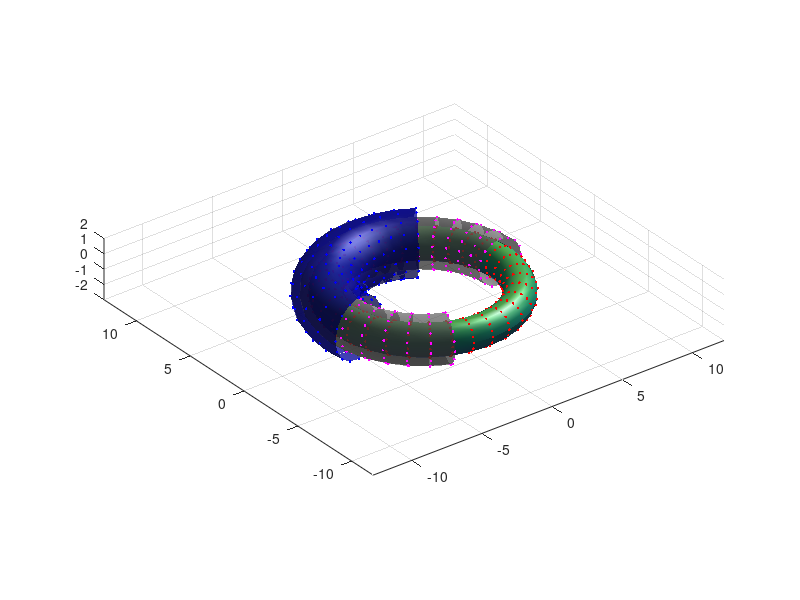
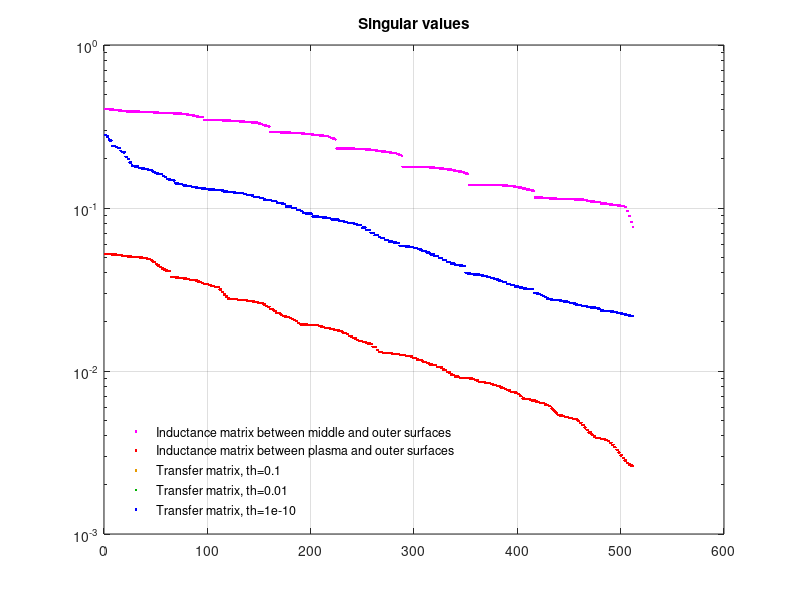
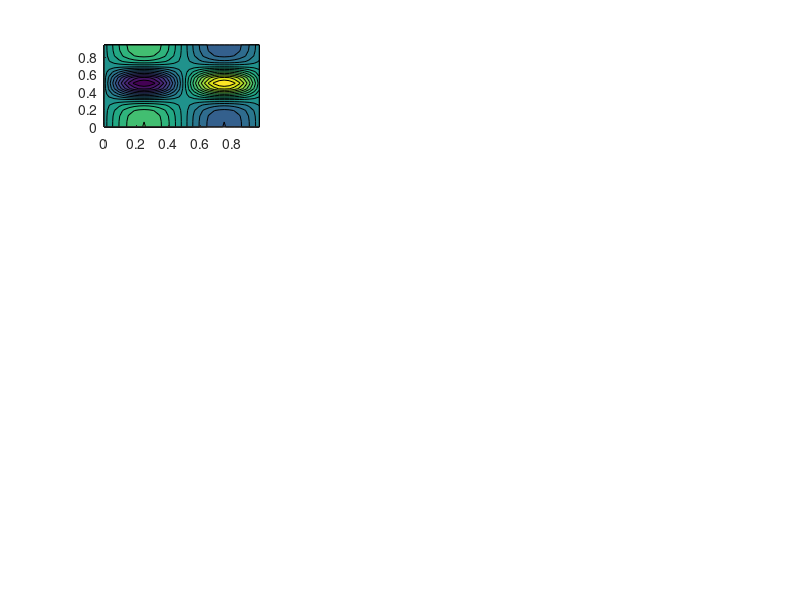

MATLAB code for these plots, in order: (Note: this script raises an error after producing the figures.)
function bdistrib()

% This matlab script performs the same steps to the fortran program. The
% fortran and matlab versions are completely independent of each other. For
% identical inputs, they should give identical outputs to within roundoff
% error.

clear

% Resolution parameters:
% **********************************

nu_plasma = 16;
nv_plasma = 32;

nu_middle = 16;
nv_middle = 32;

nu_outer = 16;
nv_outer = 32;


% Options for the shape of the plasma surface:
% **********************************
surface_option_plasma = 0;
woutFilename = 'C:\Users\landreman\Box Sync\MATLAB\20150601-01 Sfincs version 3\equilibria\wout_w7x_standardConfig.nc';
R0_plasma = 5.5;
a_plasma = 1.0;

% Options for the shape of the middle surface:
% **********************************
surface_option_middle = 0;
R0_middle = 5.5;
a_middle = 1.5;
separation_middle = 0.35;

% Options for the shape of the middle surface:
% **********************************
surface_option_outer = 0;
R0_outer = 5.5;
a_outer = 2.0;
separation_outer = 0.7;

% Options for the SVDs and pseudo-inverse:
% **********************************
pseudoinverse_thresholds = [1e-1, 1e-2, 1e-10];

n_singular_vectors_to_save = 12;

% Plotting options:
% **********************************

plot3DFigure = true;
%plot3DFigure = false;

plotGrids = true;
%plotGrids = false;

%plotVectors = true;
plotVectors = false;

%stopAfterInitialPlots = true;
stopAfterInitialPlots = false;

figureOffset = 0;

% Options related to checking fortran version
% *******************************************

compareToFortran = true;
%compareToFortran = false;

fortranNcFilename = 'C:\Users\landreman\Box Sync\MATLAB\bdistrib_out.w7x.nc';

fortranComparisonThreshhold = 1e-10;

% *************************************************************************
% *************************************************************************
% End of input parameters.
% *************************************************************************
% *************************************************************************

    function compareVariableToFortran(variableName, varargin)
        % Specify 'abs' as an argument to compare the absolute values.
        % This is useful for the singular vectors, which are only defined
        % up to a sign.
        if ~ compareToFortran
            return
        end
        try
            fortranVariable = double(ncread(fortranNcFilename,variableName));
        catch
            fprintf(['*** Variable ',variableName,' does not exist in the fortran output file.\n'])
            return
        end
        matlabVariable = eval(variableName);
        assignin('base',[variableName,'_m'],matlabVariable)
        assignin('base',[variableName,'_f'],fortranVariable)
        if isrow(matlabVariable)
            matlabVariable = matlabVariable(:);
        end
        if isrow(fortranVariable)
            fortranVariable = fortranVariable(:);
        end
        try
            % Next lines will cause an exception if sizes are different:
            if nargin>1 && strcmp(varargin{1},'abs')
                differences = abs(abs(matlabVariable) - abs(fortranVariable)) > fortranComparisonThreshhold;
            else
                differences = abs(matlabVariable - fortranVariable) > fortranComparisonThreshhold;
            end
            if any(any(any(differences)))
                fprintf(['*** Variable ',variableName,' is the same size Matlab and fortran but differs in value.\n'])
            else
                fprintf(['    Variable ',variableName,' is the same in Matlab and fortran.\n'])
            end
        catch
            fprintf(['*** Variable ',variableName,' is a different size between Matlab and fortran.\n'])
        end
    end

compareVariableToFortran('nu_plasma')
compareVariableToFortran('nv_plasma')
compareVariableToFortran('nu_middle')
compareVariableToFortran('nv_middle')
compareVariableToFortran('nu_outer')
compareVariableToFortran('nv_outer')
compareVariableToFortran('surface_option_plasma')
compareVariableToFortran('surface_option_middle')
compareVariableToFortran('surface_option_outer')
compareVariableToFortran('pseudoinverse_thresholds')

% *********************************************
% Initialize the plasma surface:
% *********************************************

switch surface_option_plasma
    case {0,1}
        % Plain axisymmetric circular torus
        nfp = 1;
        mnmax = 2;
        xm = [0,1];
        xn = [0,0];
        rmnc = [R0_plasma; a_plasma];
        zmns = [0; a_plasma];
        whichSurface = 2;
        Rmajor_p = R0_plasma;
        
    case {2}
        % Load flux surface info from VMEC
        filename = woutFilename;
        ns = double(ncread(filename,'ns'));
        Rmajor_p = double(ncread(filename,'Rmajor_p'));
        nfp = double(ncread(filename,'nfp'));
        xm = double(ncread(filename,'xm'));
        xn = double(ncread(filename,'xn'));
        xm_nyq = double(ncread(filename,'xm_nyq'));
        xn_nyq = double(ncread(filename,'xn_nyq'));
        rmnc = double(ncread(filename,'rmnc'));
        zmns = double(ncread(filename,'zmns'));
        bmnc = double(ncread(filename,'bmnc'));
        mnmax = double(ncread(filename,'mnmax'));
        mnmax_nyq = double(ncread(filename,'mnmax_nyq'));
        
        whichSurface = ns; % Choose the outermost surface
        % Discard the other surfaces:
        rmnc = rmnc(:,whichSurface);
        zmns = zmns(:,whichSurface);
        
    otherwise
        error('Invalid setting for surface_option_plasma')
end

nvl_plasma = nv_plasma * nfp;
nvl_middle = nv_middle * nfp;
nvl_outer = nv_outer * nfp;

u_plasma = linspace(0,1,nu_plasma+1);
u_plasma(end) = [];
v_plasma = linspace(0,1,nv_plasma+1);
v_plasma(end) = [];
vl_plasma = linspace(0,nfp,nvl_plasma+1);
vl_plasma(end) = [];
[vl_plasma_2D, u_plasma_2D] = meshgrid(vl_plasma, u_plasma);

x = zeros(nu_plasma,nvl_plasma);
y = zeros(nu_plasma,nvl_plasma);
z = zeros(nu_plasma,nvl_plasma);

dxdu = zeros(nu_plasma,nvl_plasma);
dydu = zeros(nu_plasma,nvl_plasma);
dzdu = zeros(nu_plasma,nvl_plasma);

dxdv = zeros(nu_plasma,nvl_plasma);
dydv = zeros(nu_plasma,nvl_plasma);
dzdv = zeros(nu_plasma,nvl_plasma);

for i=1:mnmax
    angle = xm(i)*2*pi*u_plasma_2D-xn(i)*2*pi/nfp*vl_plasma_2D;
    angle2 = 2*pi*vl_plasma_2D/nfp;
    
    x = x + rmnc(i)*cos(angle).*cos(angle2);
    y = y + rmnc(i)*cos(angle).*sin(angle2);
    z = z + zmns(i)*sin(angle);
    
    dxdu = dxdu - 2*pi*xm(i)*rmnc(i)*sin(angle).*cos(angle2);
    dydu = dydu - 2*pi*xm(i)*rmnc(i)*sin(angle).*sin(angle2);
    dzdu = dzdu + 2*pi*xm(i)*zmns(i)*cos(angle);
    
    dxdv = dxdv + 2*pi/nfp*xn(i)*rmnc(i)*sin(angle).*cos(angle2) ...
        - 2*pi/nfp*rmnc(i)*cos(angle).*sin(angle2);
    dydv = dydv + 2*pi/nfp*xn(i)*rmnc(i)*sin(angle).*sin(angle2) ...
        + 2*pi/nfp*rmnc(i)*cos(angle).*cos(angle2);
    dzdv = dzdv - 2*pi/nfp*xn(i)*zmns(i)*cos(angle);
end

Nx = dydv .* dzdu - dzdv .* dydu;
Ny = dzdv .* dxdu - dxdv .* dzdu;
Nz = dxdv .* dydu - dydv .* dxdu;

r_plasma = zeros(nu_plasma, nvl_plasma, 3);
drdu_plasma = zeros(nu_plasma, nvl_plasma, 3);
drdv_plasma = zeros(nu_plasma, nvl_plasma, 3);
normal_plasma = zeros(nu_plasma, nvl_plasma, 3);

r_plasma(:,:,1) = x;
r_plasma(:,:,2) = y;
r_plasma(:,:,3) = z;
drdu_plasma(:,:,1) = dxdu;
drdu_plasma(:,:,2) = dydu;
drdu_plasma(:,:,3) = dzdu;
drdv_plasma(:,:,1) = dxdv;
drdv_plasma(:,:,2) = dydv;
drdv_plasma(:,:,3) = dzdv;
normal_plasma(:,:,1) = Nx;
normal_plasma(:,:,2) = Ny;
normal_plasma(:,:,3) = Nz;

compareVariableToFortran('nfp')
compareVariableToFortran('u_plasma')
compareVariableToFortran('v_plasma')
compareVariableToFortran('vl_plasma')

compareVariableToFortran('r_plasma')
compareVariableToFortran('drdu_plasma')
compareVariableToFortran('drdv_plasma')
compareVariableToFortran('normal_plasma')


% *********************************************
% Initialize the middle and outer surfaces:
% *********************************************

    function [u, v, vl, u_2D, vl_2D, r, drdu, drdv, normal] = initSurface(nu, nv, surface_option, R0, a, separation);
        nvl = nv*nfp;
        u = linspace(0,1,nu+1);
        u(end) = [];
        v = linspace(0,1,nv+1);
        v(end) = [];
        vl = linspace(0,nfp,nvl+1);
        vl(end) = [];
        [vl_2D, u_2D] = meshgrid(vl, u);

        switch(surface_option)
            case {0,1}
                if surface_option == 0
                    R0_to_use = Rmajor_p;
                else
                    R0_to_use = R0;
                end
                
                x = (R0_to_use + a * cos(2*pi*u_2D)) .* cos(2*pi*vl_2D/nfp);
                y = (R0_to_use + a * cos(2*pi*u_2D)) .* sin(2*pi*vl_2D/nfp);
                z = a * sin(2*pi*u_2D);
                
                dxdu = -a * 2 * pi * sin(2*pi*u_2D) .* cos(2*pi*vl_2D/nfp);
                dydu = -a * 2 * pi * sin(2*pi*u_2D) .* sin(2*pi*vl_2D/nfp);
                dzdu = a * 2 * pi * cos(2*pi*u_2D);
                
                dxdv = -2*pi/nfp*(R0_to_use + a * cos(2*pi*u_2D)) .* sin(2*pi*vl_2D/nfp);
                dydv =  2*pi/nfp*(R0_to_use + a * cos(2*pi*u_2D)) .* cos(2*pi*vl_2D/nfp);
                dzdv = zeros(size(u_2D));
                
            case 2
                error('surface_option = 2 is not yet implemented for middle and outer surfaces.')
                
            otherwise
                error('Invalid surface_option')
        end
        
        Nx = dydv .* dzdu - dzdv .* dydu;
        Ny = dzdv .* dxdu - dxdv .* dzdu;
        Nz = dxdv .* dydu - dydv .* dxdu;
        
        r = zeros(nu, nvl, 3);
        drdu = zeros(nu, nvl, 3);
        drdv = zeros(nu, nvl, 3);
        normal = zeros(nu, nvl, 3);
        
        r(:,:,1) = x;
        r(:,:,2) = y;
        r(:,:,3) = z;
        drdu(:,:,1) = dxdu;
        drdu(:,:,2) = dydu;
        drdu(:,:,3) = dzdu;
        drdv(:,:,1) = dxdv;
        drdv(:,:,2) = dydv;
        drdv(:,:,3) = dzdv;
        normal(:,:,1) = Nx;
        normal(:,:,2) = Ny;
        normal(:,:,3) = Nz;

    end

tic
fprintf('Initializing middle surface.\n')
[u_middle, v_middle, vl_middle, u_middle_2D, vl_middle_2D, r_middle, drdu_middle, drdv_middle, normal_middle] ...
    = initSurface(nu_middle, nv_middle, surface_option_middle, R0_middle, a_middle, separation_middle);
fprintf('Done. Took %g seconds.\n',toc)

tic
fprintf('Initializing outer surface.\n')
[u_outer, v_outer, vl_outer, u_outer_2D, vl_outer_2D, r_outer, drdu_outer, drdv_outer, normal_outer] ...
    = initSurface(nu_outer, nv_outer, surface_option_outer, R0_outer, a_outer, separation_outer);
fprintf('Done. Took %g seconds.\n',toc)

compareVariableToFortran('u_middle')
compareVariableToFortran('v_middle')
compareVariableToFortran('vl_middle')
compareVariableToFortran('r_middle')
compareVariableToFortran('drdu_middle')
compareVariableToFortran('drdv_middle')
compareVariableToFortran('normal_middle')

compareVariableToFortran('u_outer')
compareVariableToFortran('v_outer')
compareVariableToFortran('vl_outer')
compareVariableToFortran('r_outer')
compareVariableToFortran('drdu_outer')
compareVariableToFortran('drdv_outer')
compareVariableToFortran('normal_outer')

% *********************************************
% Make 3D figure of surfaces
% *********************************************

%r_plasma = ncread(fortranNcFilename,'r_plasma');

if plot3DFigure
    % Close surfaces for plotting:
    r_plasma_toplot = r_plasma;
    r_plasma_toplot(:,end+1,:) = r_plasma_toplot(:,1,:);
    r_plasma_toplot(end+1,:,:) = r_plasma_toplot(1,:,:);
    
    % For middle and outer surfaces, close in u, but don't bother closing
    % in v:
    r_middle_toplot = r_middle;
    r_middle_toplot(end+1,:,:) = r_middle_toplot(1,:,:);
    r_outer_toplot = r_outer;
    r_outer_toplot(end+1,:,:) = r_outer_toplot(1,:,:);
    
    mask = vl_middle < 0.7*nfp;
    r_middle_toplot = r_middle_toplot(:,mask,:);
    
    mask = (vl_outer > 0.15*nfp) & (vl_outer < 0.55*nfp);
    r_outer_toplot = r_outer_toplot(:,mask,:);

    figure(1 + figureOffset)
    clf
    surf(r_plasma_toplot(:,:,1),r_plasma_toplot(:,:,2),r_plasma_toplot(:,:,3),'EdgeColor','none')
    hold on
    if plotGrids
        plot3(r_plasma_toplot(:,:,1),r_plasma_toplot(:,:,2),r_plasma_toplot(:,:,3),'.r')
    end
    daspect([1,1,1])
    shading interp
    axis vis3d
    hold on
    
    faceColor = [0.5,0.5,0.5];
    surf(r_middle_toplot(:,:,1),r_middle_toplot(:,:,2),r_middle_toplot(:,:,3),'FaceColor',faceColor,'EdgeColor','none','FaceAlpha',0.75)
    
    faceColor = [0.0,0.0,0.7];
    surf(r_outer_toplot(:,:,1),r_outer_toplot(:,:,2),r_outer_toplot(:,:,3),'FaceColor',faceColor,'EdgeColor','none','FaceAlpha',0.75)
    
    if plotGrids
        plot3(r_middle_toplot(:,:,1),r_middle_toplot(:,:,2),r_middle_toplot(:,:,3),'.m')
        plot3(r_outer_toplot(:,:,1),r_outer_toplot(:,:,2),r_outer_toplot(:,:,3),'.b')
    end
    %surf(X_coil,Y_coil,Z_coil,'FaceColor',faceColor,'EdgeColor','none')
    %surf(X_coil,Y_coil,Z_coil,'FaceColor',faceColor,'EdgeColor','none','FaceAlpha',0.75)
    light
    lighting gouraud
    zoom(1.6)
    
end

if stopAfterInitialPlots
    return
end


% *********************************************
% Compute mutual inductance matrices
% *********************************************

mu0 = 4*pi*(1e-7);

    function inductanceMatrix = computeInductanceMatrix(r, normal)
        nu = size(r,1);
        nv = size(r,2)/nfp;
        if round(nv) ~= nv
            error('Something went wrong.')
        end
        vIndices = 1:nv;
        inductanceMatrix = zeros(nu*nv, nu_outer*nv_outer);
        for iuprime = 1:nu_outer
            for ivprime = 1:nv_outer
                indexprime = (ivprime-1)*nu_outer + iuprime;
                for lprime = 0:(nfp-1)
                    ivlprime = ivprime + lprime*nv_outer;
                    dx = r(:,vIndices,1) - r_outer(iuprime,ivlprime,1);
                    dy = r(:,vIndices,2) - r_outer(iuprime,ivlprime,2);
                    dz = r(:,vIndices,3) - r_outer(iuprime,ivlprime,3);
                    dr2 = dx.*dx + dy.*dy + dz.*dz;
                    denominator = dr2 .* sqrt(dr2);
                    temp = (normal(:,vIndices,1)*normal_outer(iuprime,ivlprime,1) ...
                        +   normal(:,vIndices,2)*normal_outer(iuprime,ivlprime,2) ...
                        +   normal(:,vIndices,3)*normal_outer(iuprime,ivlprime,3) ...
                        - (3./dr2) .* (dx .* normal(:,vIndices,1) + dy .* normal(:,vIndices,2) + dz .* normal(:,vIndices,3)) ...
                        .* (dx * normal_outer(iuprime,ivlprime,1) + dy * normal_outer(iuprime,ivlprime,2) + dz * normal_outer(iuprime,ivlprime,3))) ./ denominator;
                    %{
                    for iu = 1:nu
                        for iv = 1:nv
                            index = (iv-1)*nu + iu;
                            inductanceMatrix(index,indexprime) = inductanceMatrix(index,indexprime) + temp(iu,iv);
                        end
                    end
                        %}
                    inductanceMatrix(:,indexprime) = inductanceMatrix(:,indexprime) + ...
                        reshape(temp, [nu*nv,1]);
                end
            end
        end
        inductanceMatrix = mu0/(4*pi) * inductanceMatrix;
    end

tic
fprintf('Building mutual inductance matrix between the plasma and outer surfaces.\n')
inductance_plasma = computeInductanceMatrix(r_plasma, normal_plasma);
fprintf('Done. Took %g seconds.\n',toc)

tic
fprintf('Building mutual inductance matrix between the middle and outer surfaces.\n')
inductance_middle = computeInductanceMatrix(r_middle, normal_middle);
fprintf('Done. Took %g seconds.\n',toc)

compareVariableToFortran('inductance_plasma')
compareVariableToFortran('inductance_middle')

% *********************************************
% Compute SVD of the two inductance matrices
% *********************************************

tic
fprintf('Computing SVD of the mutual inductance matrix between the plasma and outer surfaces.\n')
[svd_u_inductance_plasma, svd_s_inductance_plasma, svd_v_inductance_plasma] = svd(inductance_plasma);
svd_s_inductance_plasma = diag(svd_s_inductance_plasma);
fprintf('Done. Took %g seconds.\n',toc)

tic
fprintf('Computing SVD of the mutual inductance matrix between the middle and outer surfaces.\n')
[svd_u_inductance_middle, svd_s_inductance_middle, svd_v_inductance_middle] = svd(inductance_middle);
svd_s_inductance_middle_size = size(svd_s_inductance_middle);
svd_s_inductance_middle = diag(svd_s_inductance_middle);
fprintf('Done. Took %g seconds.\n',toc)

figure(figureOffset + 2)
clf
semilogy(svd_s_inductance_middle,'.m','DisplayName','Inductance matrix between middle and outer surfaces')
hold on
semilogy(svd_s_inductance_plasma,'.r','DisplayName','Inductance matrix between plasma and outer surfaces')
set(gca,'xGrid','on','yGrid','on')
title('Singular values')

compareVariableToFortran('svd_s_inductance_plasma')
compareVariableToFortran('svd_s_inductance_middle')

% *********************************************
% Compute transfer matrix
% *********************************************

n_pseudoinverse_thresholds = numel(pseudoinverse_thresholds);
n_singular_values_retained = zeros(n_pseudoinverse_thresholds,1);
svd_s_transferMatrix = zeros(min([nu_plasma*nv_plasma,nu_middle*nv_middle]), n_pseudoinverse_thresholds);
svd_u_transferMatrix = zeros(nu_plasma*nv_plasma,n_singular_vectors_to_save, n_pseudoinverse_thresholds);
svd_v_transferMatrix = zeros(nu_middle*nv_middle,n_singular_vectors_to_save, n_pseudoinverse_thresholds);

compareVariableToFortran('n_pseudoinverse_thresholds')
compareVariableToFortran('pseudoinverse_thresholds')
compareVariableToFortran('n_singular_vectors_to_save')


colors = [0.9,0.6,0;
        0,0.7,0;
        0,0,1;
        0,0,0;];

Mpo_V = inductance_plasma * svd_v_inductance_middle;
for i = 1:n_pseudoinverse_thresholds    
    % Decide how many singular values to keep:
    threshold = pseudoinverse_thresholds(i);
    keepMask = (svd_s_inductance_middle/svd_s_inductance_middle(1)) >= threshold;
    n_singular_values_retained(i) = sum(keepMask);
    fprintf('Forming transfer matrix for pinv threshold %g: retaining %d singular values.\n',threshold, n_singular_values_retained(i))
    tic
    
    % Build the rectangular matrix of inverse singular values:
    inverseSingularValues = 1./svd_s_inductance_middle;
    inverseSingularValues(~keepMask) = 0;
    inverseSingularValues = inverseSingularValues(:);
    diagonalPart = spdiags(inverseSingularValues, 0, svd_s_inductance_middle_size(2), svd_s_inductance_middle_size(1));
    
    % Put the pieces together:
    transferMatrix = Mpo_V * diagonalPart * (svd_u_inductance_middle');
    fprintf('  Assembled transfer matrix. Took %g seconds.\n',toc)
    
    % Carry out SVD
    tic
    [svd_u_transferMatrix_pre, svd_s_transferMatrix_pre, svd_v_transferMatrix_pre] = svd(transferMatrix);
    svd_s_transferMatrix(:,i) = diag(svd_s_transferMatrix_pre);
    fprintf('  Done with SVD. Took %g seconds.\n',toc)
    svd_u_transferMatrix(:,:,i) = svd_u_transferMatrix_pre(:,1:n_singular_vectors_to_save);
    svd_v_transferMatrix(:,:,i) = svd_v_transferMatrix_pre(:,1:n_singular_vectors_to_save);
    
    colorindex = 1+mod(i-1,size(colors,1));
    plot(svd_s_transferMatrix(:,i),'.','DisplayName',['Transfer matrix, th=',num2str(threshold)],'Color',colors(colorindex,:))
end

legend show
set(legend,'Box','off','Location','southwest')

compareVariableToFortran('svd_s_transferMatrix')
compareVariableToFortran('svd_u_transferMatrix','abs')
compareVariableToFortran('svd_v_transferMatrix','abs')

% *********************************************
% Plot singular vectors
% *********************************************

numContours = 20;
nextFigure = 2;

for whichThreshold = 1:n_pseudoinverse_thresholds
    nextFigure = nextFigure+1;
    figure(nextFigure)
    clf
    numRows = ceil(sqrt(n_singular_vectors_to_save));
    numCols = ceil(n_singular_vectors_to_save / numRows);
    
    for whichPlot = 1:n_singular_vectors_to_save
        subplot(numRows,numCols,whichPlot)
        contourf(v_plasma, u_plasma, reshape(svd_u_transferMatrix(:,whichPlot,whichThreshold),[nu_plasma,nv_plasma]),numContours,'EdgeColor','none')
        colorbar
        xlabel('v')
        ylabel('u')
        title(['Singular vector u ',num2str(whichPlot)])
    end
    stringForTop = ['Efficiency-ordered B_n distributions on plasma surface (threshold=',num2str(pseudoinverse_thresholds(whichThreshold)),')'];
    annotation('textbox',[0 0.96 1 .04],'HorizontalAlignment','center',...
        'Interpreter','none','VerticalAlignment','bottom',...
        'FontSize',11,'LineStyle','none','String',stringForTop);
    
end


for whichThreshold = 1:n_pseudoinverse_thresholds
    nextFigure = nextFigure+1;
    figure(nextFigure)
    clf
    numRows = ceil(sqrt(n_singular_vectors_to_save));
    numCols = ceil(n_singular_vectors_to_save / numRows);
    
    for whichPlot = 1:n_singular_vectors_to_save
        subplot(numRows,numCols,whichPlot)
        contourf(v_middle, u_middle, reshape(svd_v_transferMatrix(:,whichPlot,whichThreshold),[nu_middle,nv_middle]),numContours,'EdgeColor','none')
        colorbar
        xlabel('v')
        ylabel('u')
        title(['Singular vector v ',num2str(whichPlot)])
    end
    stringForTop = ['Efficiency-ordered B_n distributions on middle surface (threshold=',num2str(pseudoinverse_thresholds(whichThreshold)),')'];
    annotation('textbox',[0 0.96 1 .04],'HorizontalAlignment','center',...
        'Interpreter','none','VerticalAlignment','bottom',...
        'FontSize',11,'LineStyle','none','String',stringForTop);
    
end

end
